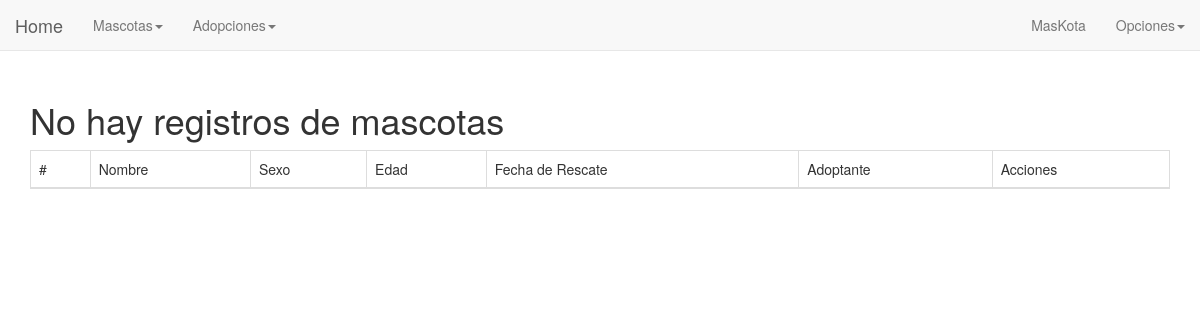
Before: /mascota/listar (signed in) with the older database file.
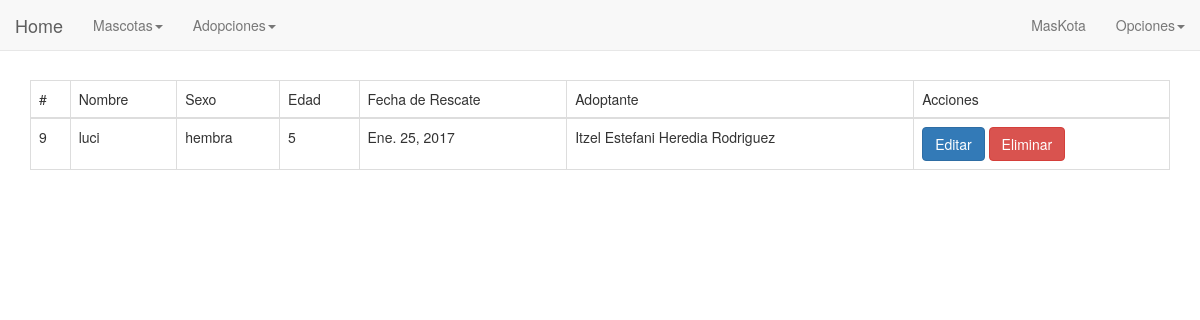
After: the same page with the newer database file.
### mascota/models.py (models this page shows)
class Mascota(models.Model):
	nombre = models.CharField(max_length=50)
	sexo = models.CharField(max_length=10)
	edad_aproximada = models.IntegerField()
	fecha_rexcate = models.DateField()
	persona = models.ForeignKey(Persona, null=True, blank=True, on_delete=models.CASCADE)
	vacuna = models.ManyToManyField(Vacuna)

### adopcion/models.py (models this page shows, shortened)
class Persona(models.Model):
	nombre = models.CharField(max_length=50)
	apellidos = models.CharField(max_length=50)
	edad = models.IntegerField()
	telefono = models.CharField(max_length=12)
	email = models.EmailField()
	domicilio = models.TextField(default='C')

### mascota/views.py (the view)
class MascotaList(ListView):
	model = Mascota
	template_name = 'mascota/mascota_list.html'
	paginate_by = 3

### templates/mascota/mascota_list.html (shortened to what this page needs)
{% extends 'base/base.html' %}
{% load staticfiles %}
{% block content %}
<table class="table table-bordered">
	<thead>
		<tr>
			<td>#</td>
			<td>Nombre</td>
			<td>Sexo</td>
			<td>Edad</td>
			<td>Fecha de Rescate</td>
			<td>Adoptante</td>
			<td>Acciones</td>
		</tr>
	</thead>
	<tbody>
		{% if object_list %}
		{% for mascota in object_list %}
		<tr>
			<td>{{ mascota.id }}</td>
			<td>{{ mascota.nombre }}</td>
			<td>{{ mascota.sexo }}</td>
			<td>{{ mascota.edad_aproximada }}</td>
			<td>{{ mascota.fecha_rexcate }}</td>
			<td>{{ mascota.persona.nombre }} {{ mascota.persona.apellidos }}</td>
			<td>
				<a class="btn btn-primary" href="{% url 'mascota:mascota_editar' mascota.id %}">Editar</a>
				<a class="btn btn-danger" href="{% url 'mascota:mascota_eliminar' mascota.id %}">Eliminar</a>
			</td>
		</tr>
		{% endfor %}
		{% else %}
		<h1>No hay registros de mascotas</h1>
		{% endif %}
	</tbody>
</table>
<div class="col-md-4 col-md-offset-4">
</div>
{% endblock %}

Changed rows visible on the page:
added Mascota: id "9", nombre "luci", sexo "hembra", edad_aproximada "5", fecha_rexcate "Ene. 25, 2017", persona.nombre "Itzel Estefani", persona.apellidos "Heredia Rodriguez"
Other visible differences:
text no longer shown: "No hay registros de mascotas"
